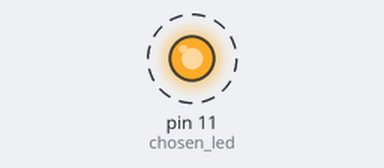
Bench run of a sketch on a simulated Arduino Uno, built with avr-gcc and run on an emulated ATmega328P. Parts: output pins drawn as LEDs (lit = HIGH). Dashed ring = blinking.

Above: at 0.5 s.
Timing chart, 0 to 4.6 s (numbered marks = the images above):
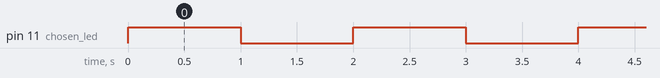

The sketch:

Blink_with_another_led.ino
```cpp
int red_led = 9;
int green_led = 10;
int blue_led = 11;
int chosen_led = blue_led;
void setup() {
  // initialize digital pin LED_BUILTIN as an output.
  pinMode(chosen_led, OUTPUT);
}

// the loop function runs over and over again forever
void loop() {
  digitalWrite(chosen_led, HIGH);  // turn the LED on (HIGH is the voltage level)
  delay(1000);                      // wait for a second
  digitalWrite(chosen_led, LOW);   // turn the LED off by making the voltage LOW
  delay(1000);                      // wait for a second
}
```

Measured:
- by itself, pin 11 (chosen_led): alternates HIGH for 1.0 s and LOW for 1.0 s
